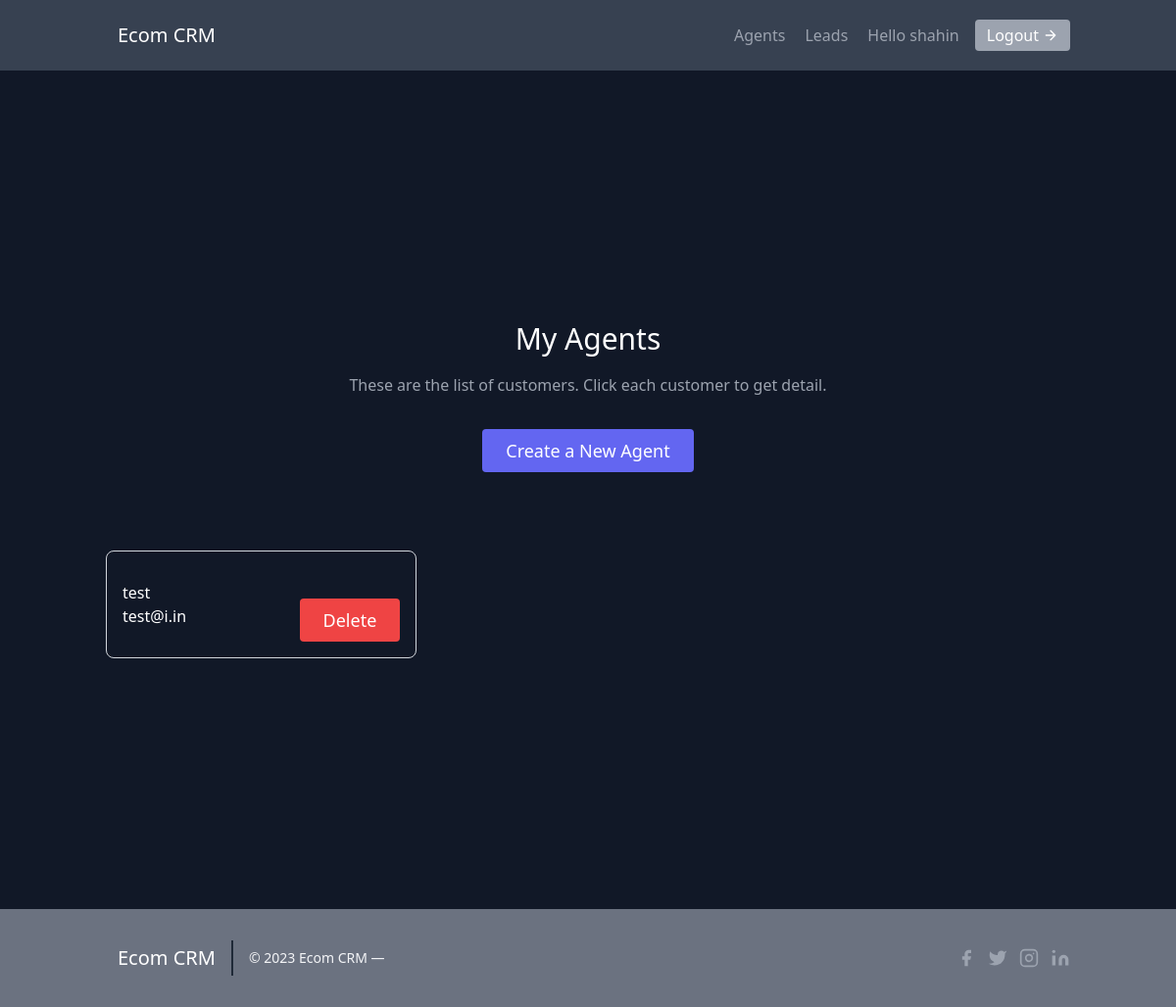
The page /agents/ (signed in) on the database as committed earlier.
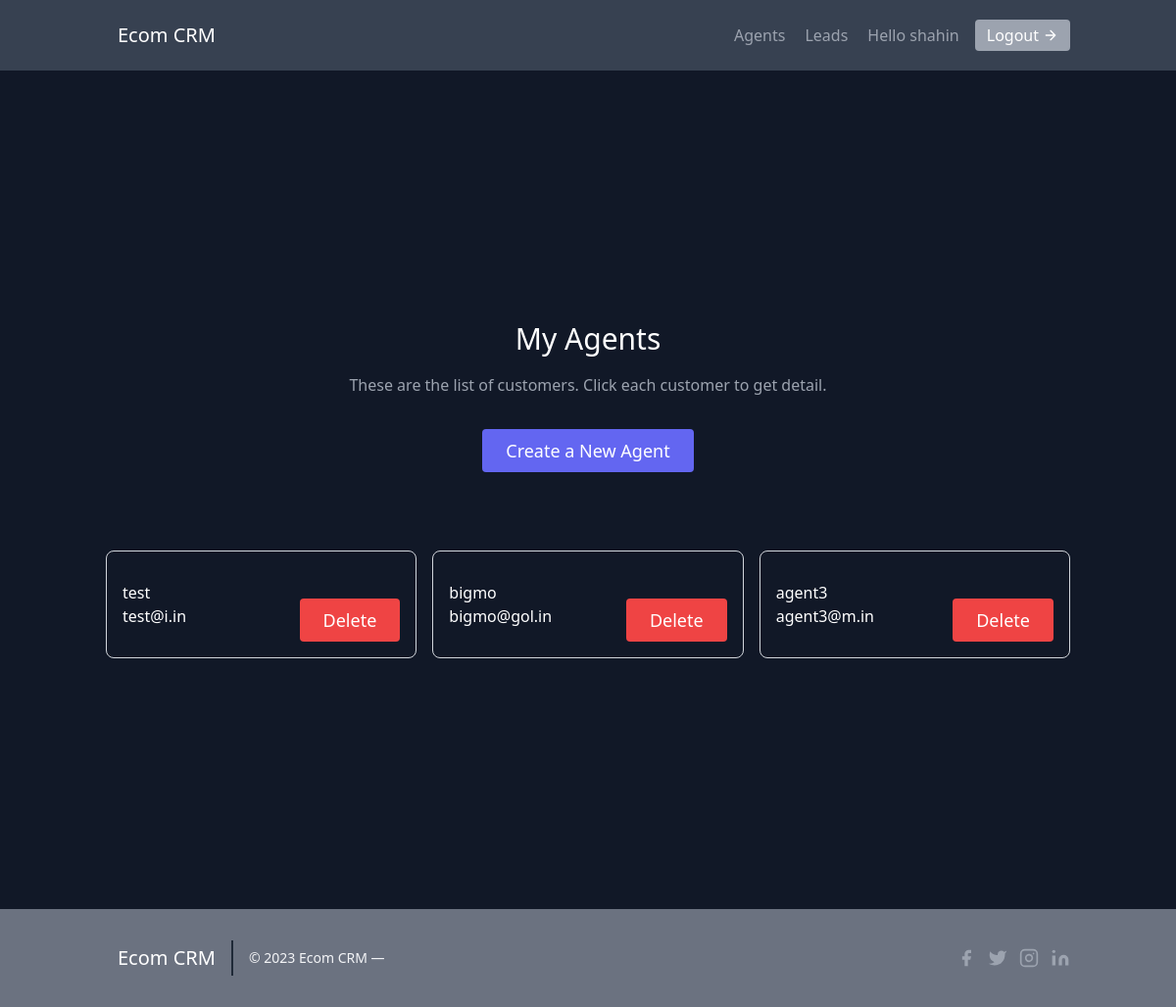
The same page on the database as committed later.
### leads/models.py (models this page shows, shortened)
class Agent(models.Model):
    user = models.OneToOneField(User, on_delete=models.CASCADE)
    organisation = models.ForeignKey(UserProfile, on_delete=models.CASCADE, default=1)

class User(AbstractUser):
    is_organiser = models.BooleanField(default=True)
    is_agent = models.BooleanField(default=False )

### agents/views.py (the view)
# urls.py: path('', AgentListView.as_view(), name='agent-list'),
class AgentListView(OrganiserAndLoginRequiredMixin, ListView):
    template_name = 'agents/agent_list.html'
    context_object_name = 'agents'
    def get_queryset(self):
        organisation = self.request.user.userprofile
        return Agent.objects.filter(organisation = organisation)

### agents/mixins.py (called while the page is built)
    def dispatch(self, request, *args, **kwargs):
        if not request.user.is_authenticated or not request.user.is_organiser:
            return redirect('/leads/')
        return super().dispatch(request, *args, **kwargs)

### templates/agents/agent_list.html (shortened to what this page needs)
{% extends "../base.html" %}
    {% block content %}
    <section class="text-gray-400 bg-gray-900 body-font pt-40 pb-40">
        <div class="container px-5 py-24 mx-auto">
          <div class="flex flex-col justify-center items-center text-center w-full mb-20">
            <h1 class="sm:text-3xl text-2xl font-medium title-font mb-4 text-white">My Agents</h1>
            <p class="lg:w-2/3 mx-auto leading-relaxed text-base">These are the list of customers. Click each customer to get detail.</p>
            <button class="text-white bg-indigo-500 border-0 py-2 px-6 mt-8 focus:outline-none hover:bg-gray-700 hover:text-white rounded text-lg transition-all">
                <a href="{% url 'agents:agent-create' %}">
                    Create a New Agent
                </a>
            </button>
          </div>
          <div class="flex flex-wrap -m-2">
            {% for agent in agents %}
            <a href="{% url 'agents:agent-detail' agent.pk %}">
              <div class="p-2 lg:w-1/3 md:w-1/2 w-full">
                <div class="h-full flex items-center justify-between border-gray-300 border p-4 rounded-lg group hover:bg-white cursor-pointer transition-all">
                    <div class="flex-grow ">
                        <h2 class="text-white group-hover:text-black title-font font-medium">{{agent.user.username}}</h2>
                        <p class="text-white group-hover:text-black title-font font-medium">{{agent.user.email}}</p>
                    </div>
                    <div class="text-white bg-red-500 border-0 py-2 px-6 mt-8 focus:outline-none hover:bg-gray-700 hover:text-white rounded text-lg transition-all">
                        <a href="{% url 'agents:agent-delete' agent.pk %}">
                            Delete
                        </a>
                    </div>
                </div>
              </div>
            </a>
            {% endfor %}
          </div>
        </div>
      </section>
    {% endblock content %}

Rows that differ between the two databases and show on the page:
added Agent: user.username "bigmo", user.email "bigmo@gol.in"
added Agent: user.username "agent3", user.email "agent3@m.in"
